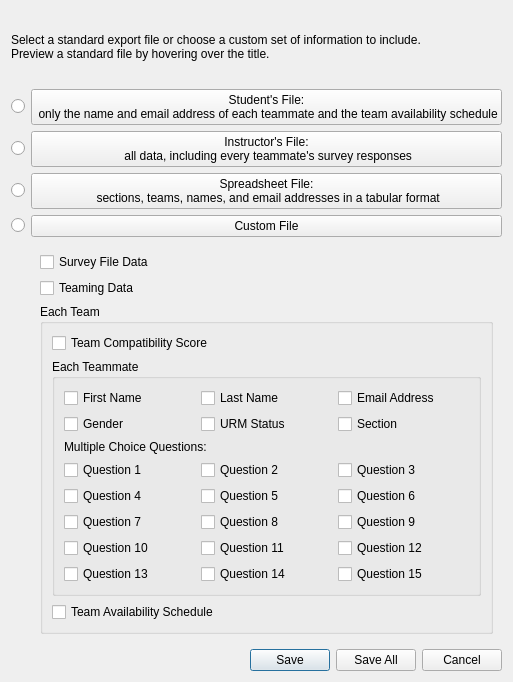
<?xml version="1.0" encoding="UTF-8"?>
<ui version="4.0">
 <class>WhichFilesDialog</class>
 <widget class="QDialog" name="WhichFilesDialog">
  <property name="geometry">
   <rect>
    <x>0</x>
    <y>0</y>
    <width>504</width>
    <height>682</height>
   </rect>
  </property>
  <property name="windowTitle">
   <string>Dialog</string>
  </property>
  <layout class="QGridLayout" name="gridLayout">
   <item row="6" column="0" colspan="2">
    <widget class="QDialogButtonBox" name="buttonBox">
     <property name="orientation">
      <enum>Qt::Orientation::Horizontal</enum>
     </property>
     <property name="standardButtons">
      <set>QDialogButtonBox::StandardButton::Cancel|QDialogButtonBox::StandardButton::Save|QDialogButtonBox::StandardButton::SaveAll</set>
     </property>
    </widget>
   </item>
   <item row="2" column="0">
    <widget class="QRadioButton" name="instructorFileRadioButton">
     <property name="text">
      <string/>
     </property>
    </widget>
   </item>
   <item row="0" column="0" colspan="2">
    <widget class="QLabel" name="explanation">
     <property name="text">
      <string>Select a standard export file or choose a custom set of information to include.
Preview a standard file by hovering over the title.</string>
     </property>
    </widget>
   </item>
   <item row="1" column="0">
    <widget class="QRadioButton" name="studentFileRadioButton">
     <property name="text">
      <string/>
     </property>
    </widget>
   </item>
   <item row="3" column="0">
    <widget class="QRadioButton" name="spreadsheetFileRadioButton">
     <property name="text">
      <string/>
     </property>
    </widget>
   </item>
   <item row="3" column="1">
    <widget class="QPushButton" name="spreadsheetFilePushButton">
     <property name="text">
      <string>Spreadsheet File:
	sections, teams, names, and email addresses in a tabular format</string>
     </property>
    </widget>
   </item>
   <item row="4" column="1">
    <widget class="QPushButton" name="customFilePushButton">
     <property name="text">
      <string>Custom File</string>
     </property>
    </widget>
   </item>
   <item row="2" column="1">
    <widget class="QPushButton" name="instructorFilePushButton">
     <property name="text">
      <string>Instructor's File:
	all data, including every teammate's survey responses</string>
     </property>
    </widget>
   </item>
   <item row="1" column="1">
    <widget class="QPushButton" name="studentFilePushButton">
     <property name="text">
      <string>Student's File:
	only the name and email address of each teammate and the team availability schedule</string>
     </property>
    </widget>
   </item>
   <item row="4" column="0">
    <widget class="QRadioButton" name="customFileRadioButton">
     <property name="text">
      <string/>
     </property>
    </widget>
   </item>
   <item row="5" column="1">
    <widget class="QFrame" name="CustomFileContentsBox">
     <property name="frameShape">
      <enum>QFrame::Shape::NoFrame</enum>
     </property>
     <property name="lineWidth">
      <number>0</number>
     </property>
     <layout class="QGridLayout" name="customFileContentsGridLayout">
      <item row="6" column="0" rowspan="2" colspan="2">
       <widget class="QGroupBox" name="teamGroupBox">
        <property name="title">
         <string>Each Team</string>
        </property>
        <layout class="QGridLayout" name="multipleChoiceGridLayout">
         <item row="2" column="0">
          <widget class="QCheckBox" name="schedulecheckBox">
           <property name="text">
            <string>Team Availability Schedule</string>
           </property>
          </widget>
         </item>
         <item row="1" column="0" colspan="3">
          <widget class="QGroupBox" name="teammateGroupBox">
           <property name="title">
            <string>Each Teammate</string>
           </property>
           <layout class="QGridLayout" name="demographicGridLayout">
            <item row="3" column="0">
             <widget class="QCheckBox" name="Q1checkBox">
              <property name="text">
               <string>Question 1</string>
              </property>
             </widget>
            </item>
            <item row="5" column="2">
             <widget class="QCheckBox" name="Q9checkBox">
              <property name="text">
               <string>Question 9</string>
              </property>
             </widget>
            </item>
            <item row="0" column="2">
             <widget class="QCheckBox" name="emailcheckBox">
              <property name="text">
               <string>Email Address</string>
              </property>
             </widget>
            </item>
            <item row="5" column="0">
             <widget class="QCheckBox" name="Q7checkBox">
              <property name="text">
               <string>Question 7</string>
              </property>
             </widget>
            </item>
            <item row="0" column="0">
             <widget class="QCheckBox" name="firstnamecheckBox">
              <property name="text">
               <string>First Name</string>
              </property>
             </widget>
            </item>
            <item row="4" column="0">
             <widget class="QCheckBox" name="Q4checkBox">
              <property name="text">
               <string>Question 4</string>
              </property>
             </widget>
            </item>
            <item row="3" column="1">
             <widget class="QCheckBox" name="Q2checkBox">
              <property name="text">
               <string>Question 2</string>
              </property>
             </widget>
            </item>
            <item row="0" column="1">
             <widget class="QCheckBox" name="lastnamecheckBox">
              <property name="text">
               <string>Last Name</string>
              </property>
             </widget>
            </item>
            <item row="6" column="2">
             <widget class="QCheckBox" name="Q12checkBox">
              <property name="text">
               <string>Question 12</string>
              </property>
             </widget>
            </item>
            <item row="5" column="1">
             <widget class="QCheckBox" name="Q8checkBox">
              <property name="text">
               <string>Question 8</string>
              </property>
             </widget>
            </item>
            <item row="4" column="2">
             <widget class="QCheckBox" name="Q6checkBox">
              <property name="text">
               <string>Question 6</string>
              </property>
             </widget>
            </item>
            <item row="3" column="2">
             <widget class="QCheckBox" name="Q3checkBox">
              <property name="text">
               <string>Question 3</string>
              </property>
             </widget>
            </item>
            <item row="1" column="1">
             <widget class="QCheckBox" name="URMcheckBox">
              <property name="text">
               <string>URM Status</string>
              </property>
             </widget>
            </item>
            <item row="7" column="0">
             <widget class="QCheckBox" name="Q13checkBox">
              <property name="text">
               <string>Question 13</string>
              </property>
             </widget>
            </item>
            <item row="4" column="1">
             <widget class="QCheckBox" name="Q5checkBox">
              <property name="text">
               <string>Question 5</string>
              </property>
             </widget>
            </item>
            <item row="1" column="0">
             <widget class="QCheckBox" name="gendercheckBox">
              <property name="text">
               <string>Gender</string>
              </property>
             </widget>
            </item>
            <item row="6" column="1">
             <widget class="QCheckBox" name="Q11checkBox">
              <property name="text">
               <string>Question 11</string>
              </property>
             </widget>
            </item>
            <item row="1" column="2">
             <widget class="QCheckBox" name="sectioncheckBox">
              <property name="text">
               <string>Section</string>
              </property>
             </widget>
            </item>
            <item row="6" column="0">
             <widget class="QCheckBox" name="Q10checkBox">
              <property name="text">
               <string>Question 10</string>
              </property>
             </widget>
            </item>
            <item row="7" column="1">
             <widget class="QCheckBox" name="Q14checkBox">
              <property name="text">
               <string>Question 14</string>
              </property>
             </widget>
            </item>
            <item row="2" column="0" colspan="3">
             <widget class="QLabel" name="multipleChoiceLabel">
              <property name="text">
               <string>Multiple Choice Questions:</string>
              </property>
             </widget>
            </item>
            <item row="7" column="2">
             <widget class="QCheckBox" name="Q15checkBox">
              <property name="text">
               <string>Question 15</string>
              </property>
             </widget>
            </item>
           </layout>
          </widget>
         </item>
         <item row="0" column="0">
          <widget class="QCheckBox" name="teamScorecheckBox">
           <property name="text">
            <string>Team Compatibility Score</string>
           </property>
          </widget>
         </item>
        </layout>
       </widget>
      </item>
      <item row="1" column="0" colspan="2">
       <widget class="QCheckBox" name="teamingDatacheckBox">
        <property name="text">
         <string>Teaming Data</string>
        </property>
       </widget>
      </item>
      <item row="0" column="0" colspan="2">
       <widget class="QCheckBox" name="fileDatacheckBox">
        <property name="text">
         <string>Survey File Data</string>
        </property>
       </widget>
      </item>
     </layout>
    </widget>
   </item>
  </layout>
 </widget>
 <resources/>
 <connections>
  <connection>
   <sender>buttonBox</sender>
   <signal>accepted()</signal>
   <receiver>WhichFilesDialog</receiver>
   <slot>accept()</slot>
   <hints>
    <hint type="sourcelabel">
     <x>248</x>
     <y>254</y>
    </hint>
    <hint type="destinationlabel">
     <x>157</x>
     <y>274</y>
    </hint>
   </hints>
  </connection>
  <connection>
   <sender>buttonBox</sender>
   <signal>rejected()</signal>
   <receiver>WhichFilesDialog</receiver>
   <slot>reject()</slot>
   <hints>
    <hint type="sourcelabel">
     <x>316</x>
     <y>260</y>
    </hint>
    <hint type="destinationlabel">
     <x>286</x>
     <y>274</y>
    </hint>
   </hints>
  </connection>
 </connections>
</ui>
